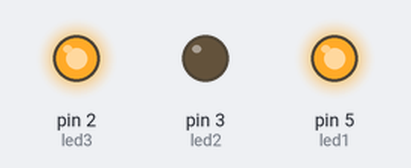
A sketch run on a simulated Arduino Uno, built with avr-gcc and run on an emulated ATmega328P. On the bench: output pins drawn as LEDs (lit = HIGH).

Above: at 0.2 s.
At 1.7 s:
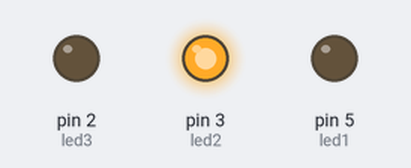
Timing chart, 0 to 3.0 s (numbered marks = the images above):
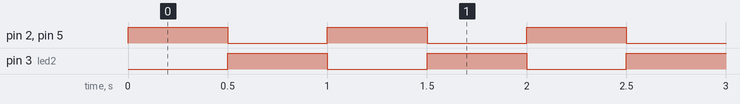

The sketch:

flipflop.ino
```cpp
int led2 = 3;
int led1 = 5;
int led3 = 2;

void setup() {
  pinMode(led1, OUTPUT);
  pinMode(led2, OUTPUT);
  pinMode(led3, OUTPUT);
}

void loop () {
  digitalWrite(led1, HIGH);
  digitalWrite(led2, LOW);
  digitalWrite(led3, HIGH);
  delay(500);
  //digitalWrite(led1, LOW);
  //digitalWrite(led2, HIGH);
  //digitalWrite(led3, LOW);
  //delay(500);
  digitalWrite(led1, LOW);
  digitalWrite(led2, HIGH);
  digitalWrite(led3, LOW);
  delay(500);
}
```

Measured:
- by itself, pin 2 (led3), pin 3 (led2), pin 5 (led1): alternates HIGH for 0.50 s and LOW for 0.50 s
